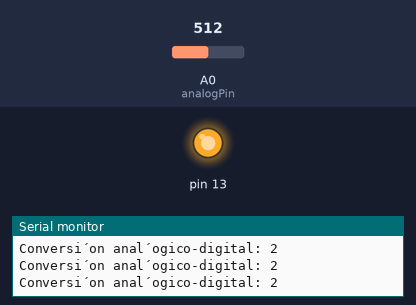
Bench run of a sketch on a simulated Arduino Uno, built with avr-gcc and run on an emulated ATmega328P. Parts: output pins drawn as LEDs (lit = HIGH), the last lines printed to the serial monitor. The test bench sets the inputs (shaded band); at power-on: A0 (analogPin) = 512.

Above: at 1.2 s.
1.3 s: A0 (analogPin) set to 498
At 2.5 s:
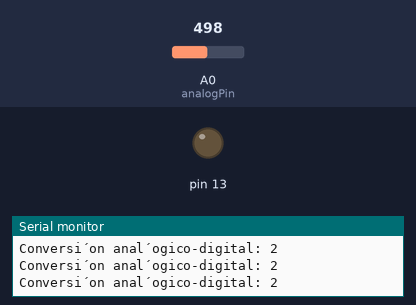
2.8 s: A0 (analogPin) set to 716
At 3.9 s:
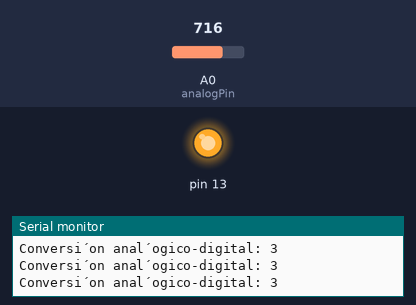
5.8 s: A0 (analogPin) set to 511
At 6.2 s:
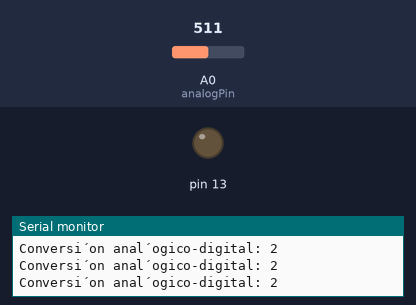
Timing chart, 0 to 8.8 s (numbered marks = the images above; inputs shaded):
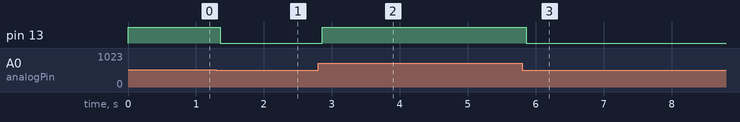

Measured:
- the behaviour switches between 512 and 511 on A0 (analogPin) (found by bisection; images 0 and 1)
- after the input at 1.3 s, pin 13: HIGH → LOW after 0.06 s
- after the input at 2.8 s, pin 13: LOW → HIGH after 0.06 s
- after the input at 5.8 s, pin 13: HIGH → LOW after 0.06 s

The sketch:

P2_4_1_5.ino
```cpp
int analogPin = A0; // potentiometer wiper (middle terminal) connected to analog pin 3
// outside leads to ground and +5V
int val = 0; // variable to store the value read
void setup() {
Serial.begin(9600); // setup serial
pinMode(13, OUTPUT);
}
void loop() {
val = analogRead(analogPin); // read the input pin
int volts=((val+1)*5)/1024;
Serial.print ("Conversi´on anal´ogico-digital: ");
Serial.println(volts); // debug value
analogWrite(13, val/4);
}
```
